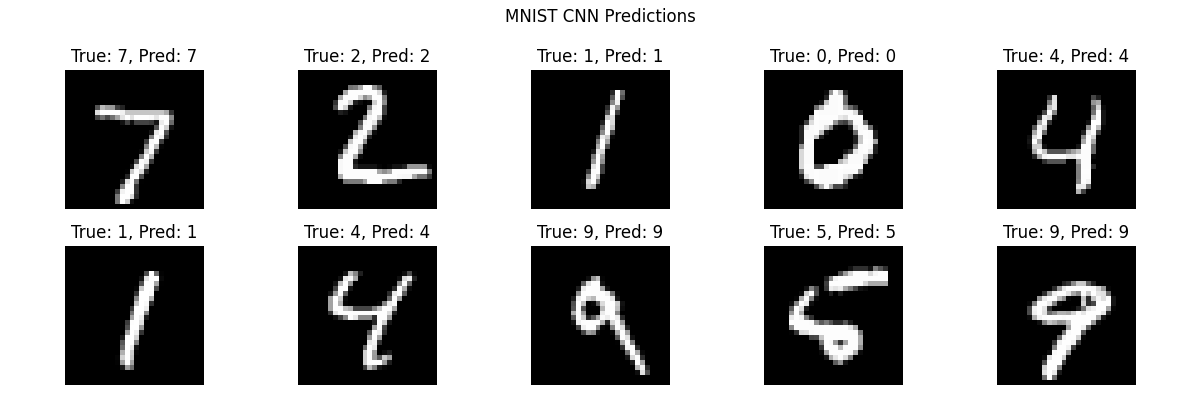

Source code (Python):

import numpy as np
import matplotlib.pyplot as plt
import tensorflow as tf

np.random.seed(42)
tf.random.set_seed(42)

# Load and normalize MNIST images
(x_train, y_train), (x_test, y_test) = tf.keras.datasets.mnist.load_data()
x_train = (x_train.astype("float32") / 255.0)[..., np.newaxis]
x_test = (x_test.astype("float32") / 255.0)[..., np.newaxis]

model = tf.keras.Sequential([
    tf.keras.layers.Input(shape=(28, 28, 1)),
    tf.keras.layers.Conv2D(32, (3, 3), activation="relu"),
    tf.keras.layers.MaxPooling2D((2, 2)),
    tf.keras.layers.Conv2D(64, (3, 3), activation="relu"),
    tf.keras.layers.MaxPooling2D((2, 2)),
    tf.keras.layers.Flatten(),
    tf.keras.layers.Dense(64, activation="relu"),
    tf.keras.layers.Dense(10, activation="softmax")
])

model.compile(optimizer="adam",
              loss="sparse_categorical_crossentropy",
              metrics=["accuracy"])
model.summary()

history = model.fit(x_train, y_train, epochs=5, batch_size=64,
                    validation_split=0.1, verbose=1)

test_loss, test_accuracy = model.evaluate(x_test, y_test, verbose=0)
print(f"\nTest Loss: {test_loss:.4f}")
print(f"Test Accuracy: {test_accuracy * 100:.2f}%")

# Display predictions for a few test images
probabilities = model.predict(x_test[:10], verbose=0)
predictions = np.argmax(probabilities, axis=1)

plt.figure(figsize=(12, 4))
for i in range(10):
    plt.subplot(2, 5, i + 1)
    plt.imshow(x_test[i].squeeze(), cmap="gray")
    plt.title(f"True: {y_test[i]}, Pred: {predictions[i]}")
    plt.axis("off")
plt.suptitle("MNIST CNN Predictions")
plt.tight_layout()
plt.show()

plt.figure(figsize=(10, 4))
plt.subplot(1, 2, 1)
plt.plot(history.history["accuracy"], label="Training")
plt.plot(history.history["val_accuracy"], label="Validation")
plt.title("CNN Accuracy")
plt.xlabel("Epoch")
plt.ylabel("Accuracy")
plt.legend()
plt.grid(True)

plt.subplot(1, 2, 2)
plt.plot(history.history["loss"], label="Training")
plt.plot(history.history["val_loss"], label="Validation")
plt.title("CNN Loss")
plt.xlabel("Epoch")
plt.ylabel("Loss")
plt.legend()
plt.grid(True)
plt.tight_layout()
plt.show()
